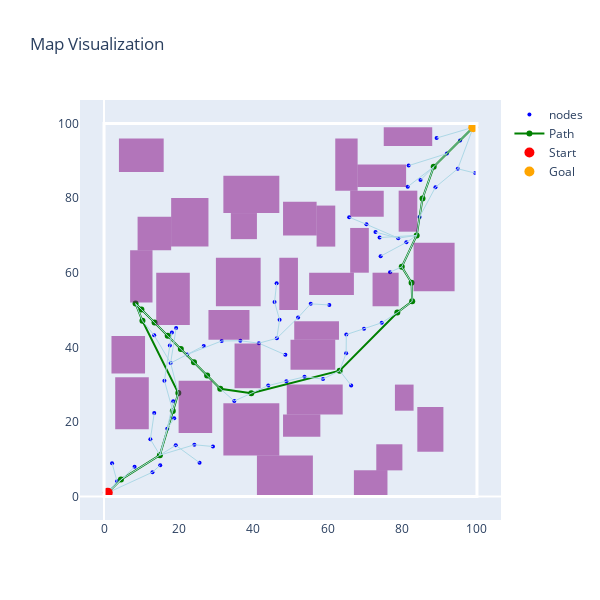

Notebook source saved alongside this figure:
### Code cell
visualize_map_shapes(multi_obs_map.grid, obs=multi_obs_map.obstacles, start=multi_obs_map.start, goal=multi_obs_map.goal,
                      path=result.path, nodes=list(map(lambda x: x.position, result.nodes)), edges=result.edges)

### Figure 1 — Plotly figure (JSON) as saved in the notebook; plotly's stock layout.template omitted (floating-point values rounded to 4 significant figures)
{"data": [{"marker": {"color": "blue", "size": 4}, "mode": "markers", "name": "nodes", "type": "scatter", "x": [1, 99, 4.536, 95.46, 91.93, 88.39, 84.86, 8.196, 12.98, 14.98, 19.23, 89.18, 99, 16.96, 18.44, 85.39, 81.67, 19.92, 24.23, 94.85, 84.6, 16.19, 17.86, 83.83, 22.3, 26.73, 78.88, 73.89, 99, 31.56, 29.21, 74.16, 81.44, 17.65, 13.45, 70.36, 76.69, 19.34, 18.2, 99, 65.74, 36.56, 25.62, 79.83, 72.79, 18.55, 1, 88.86, 99.53, 1, 15.07, 82.47, 99, 1, 41.51, 82.63, 46.34, 78.64, 74.46, 48.62, 69.71, 64.97, 47.07, 45.72, 18.81, 81.07, 64.92, 52.04, 2.154, 63.19, 99, 55.42, 58.72, 60.41, 46.28, 53.76, 66.26, 3.487, 13.47, 48.9, 44.03, 12.43, 39.48, 34.94, 10.3, 31.17, 8.46, 27.64, 24.12, 20.59, 17.07, 13.55, 10.02, 8.46], "y": [1, 99, 4.536, 95.46, 91.93, 88.39, 84.86, 7.942, 6.504, 11.09, 13.72, 96.11, 99, 18.18, 22.95, 79.89, 88.71, 27.73, 13.86, 87.87, 74.95, 31.06, 35.77, 70.01, 38.08, 40.38, 69.27, 69.42, 99, 41.7, 13.39, 64.43, 83.06, 40.48, 43.21, 72.97, 60.12, 45.18, 43.99, 99, 74.87, 41.75, 9.059, 61.57, 70.89, 25.55, 1, 82.92, 86.7, 1, 8.393, 57.32, 99, 1, 41.1, 52.33, 42.42, 49.31, 46.57, 37.97, 44.99, 43.41, 47.36, 52.18, 20.97, 68.13, 38.42, 47.97, 8.932, 33.72, 99, 51.65, 31.48, 51.35, 57.15, 32.08, 29.78, 4.097, 22.4, 30.92, 29.75, 15.33, 27.67, 25.6, 47.09, 28.88, 51.73, 32.43, 35.98, 39.52, 43.07, 46.62, 50.16, 51.73]}, {"line": {"color": "green"}, "marker": {"size": 6}, "mode": "lines+markers", "name": "Path", "type": "scatter", "x": [1, 4.536, 14.98, 18.44, 19.92, 10.3, 8.46, 10.02, 13.55, 17.07, 20.59, 24.12, 27.64, 31.17, 39.48, 63.19, 78.64, 82.63, 82.47, 79.83, 83.83, 85.39, 88.39, 99], "y": [1, 4.536, 11.09, 22.95, 27.73, 47.09, 51.73, 50.16, 46.62, 43.07, 39.52, 35.98, 32.43, 28.88, 27.67, 33.72, 49.31, 52.33, 57.32, 61.57, 70.01, 79.89, 88.39, 99]}, {"hoverinfo": "skip", "line": {"color": "lightblue", "width": 1}, "mode": "lines", "showlegend": false, "type": "scatter", "x": [1, 4.536], "y": [1, 4.536]}, {"hoverinfo": "skip", "line": {"color": "lightblue", "width": 1}, "mode": "lines", "showlegend": false, "type": "scatter", "x": [99, 95.46], "y": [99, 95.46]}, {"hoverinfo": "skip", "line": {"color": "lightblue", "width": 1}, "mode": "lines", "showlegend": false, "type": "scatter", "x": [95.46, 91.93], "y": [95.46, 91.93]}, {"hoverinfo": "skip", "line": {"color": "lightblue", "width": 1}, "mode": "lines", "showlegend": false, "type": "scatter", "x": [91.93, 88.39], "y": [91.93, 88.39]}, {"hoverinfo": "skip", "line": {"color": "lightblue", "width": 1}, "mode": "lines", "showlegend": false, "type": "scatter", "x": [88.39, 84.86], "y": [88.39, 84.86]}, {"hoverinfo": "skip", "line": {"color": "lightblue", "width": 1}, "mode": "lines", "showlegend": false, "type": "scatter", "x": [1, 8.196], "y": [1, 7.942]}, {"hoverinfo": "skip", "line": {"color": "lightblue", "width": 1}, "mode": "lines", "showlegend": false, "type": "scatter", "x": [1, 12.98], "y": [1, 6.504]}, {"hoverinfo": "skip", "line": {"color": "lightblue", "width": 1}, "mode": "lines", "showlegend": false, "type": "scatter", "x": [4.536, 14.98], "y": [4.536, 11.09]}, {"hoverinfo": "skip", "line": {"color": "lightblue", "width": 1}, "mode": "lines", "showlegend": false, "type": "scatter", "x": [14.98, 19.23], "y": [11.09, 13.72]}, {"hoverinfo": "skip", "line": {"color": "lightblue", "width": 1}, "mode": "lines", "showlegend": false, "type": "scatter", "x": [99, 89.18], "y": [99, 96.11]}, {"hoverinfo": "skip", "line": {"color": "lightblue", "width": 1}, "mode": "lines", "showlegend": false, "type": "scatter", "x": [99, 99], "y": [99, 99]}, {"hoverinfo": "skip", "line": {"color": "lightblue", "width": 1}, "mode": "lines", "showlegend": false, "type": "scatter", "x": [14.98, 16.96], "y": [11.09, 18.18]}, {"hoverinfo": "skip", "line": {"color": "lightblue", "width": 1}, "mode": "lines", "showlegend": false, "type": "scatter", "x": [14.98, 18.44], "y": [11.09, 22.95]}, {"hoverinfo": "skip", "line": {"color": "lightblue", "width": 1}, "mode": "lines", "showlegend": false, "type": "scatter", "x": [88.39, 85.39], "y": [88.39, 79.89]}, {"hoverinfo": "skip", "line": {"color": "lightblue", "width": 1}, "mode": "lines", "showlegend": false, "type": "scatter", "x": [91.93, 81.67], "y": [91.93, 88.71]}, {"hoverinfo": "skip", "line": {"color": "lightblue", "width": 1}, "mode": "lines", "showlegend": false, "type": "scatter", "x": [18.44, 19.92], "y": [22.95, 27.73]}, {"hoverinfo": "skip", "line": {"color": "lightblue", "width": 1}, "mode": "lines", "showlegend": false, "type": "scatter", "x": [14.98, 24.23], "y": [11.09, 13.86]}, {"hoverinfo": "skip", "line": {"color": "lightblue", "width": 1}, "mode": "lines", "showlegend": false, "type": "scatter", "x": [99, 94.85], "y": [99, 87.87]}, {"hoverinfo": "skip", "line": {"color": "lightblue", "width": 1}, "mode": "lines", "showlegend": false, "type": "scatter", "x": [18.44, 16.19], "y": [22.95, 31.06]}, {"hoverinfo": "skip", "line": {"color": "lightblue", "width": 1}, "mode": "lines", "showlegend": false, "type": "scatter", "x": [19.92, 17.86], "y": [27.73, 35.77]}, {"hoverinfo": "skip", "line": {"color": "lightblue", "width": 1}, "mode": "lines", "showlegend": false, "type": "scatter", "x": [85.39, 83.83], "y": [79.89, 70.01]}, {"hoverinfo": "skip", "line": {"color": "lightblue", "width": 1}, "mode": "lines", "showlegend": false, "type": "scatter", "x": [17.86, 22.3], "y": [35.77, 38.08]}, {"hoverinfo": "skip", "line": {"color": "lightblue", "width": 1}, "mode": "lines", "showlegend": false, "type": "scatter", "x": [22.3, 26.73], "y": [38.08, 40.38]}, {"hoverinfo": "skip", "line": {"color": "lightblue", "width": 1}, "mode": "lines", "showlegend": false, "type": "scatter", "x": [83.83, 78.88], "y": [70.01, 69.27]}, {"hoverinfo": "skip", "line": {"color": "lightblue", "width": 1}, "mode": "lines", "showlegend": false, "type": "scatter", "x": [83.83, 73.89], "y": [70.01, 69.42]}, {"hoverinfo": "skip", "line": {"color": "lightblue", "width": 1}, "mode": "lines", "showlegend": false, "type": "scatter", "x": [99, 99], "y": [99, 99]}, {"hoverinfo": "skip", "line": {"color": "lightblue", "width": 1}, "mode": "lines", "showlegend": false, "type": "scatter", "x": [22.3, 31.56], "y": [38.08, 41.7]}, {"hoverinfo": "skip", "line": {"color": "lightblue", "width": 1}, "mode": "lines", "showlegend": false, "type": "scatter", "x": [24.23, 29.21], "y": [13.86, 13.39]}, {"hoverinfo": "skip", "line": {"color": "lightblue", "width": 1}, "mode": "lines", "showlegend": false, "type": "scatter", "x": [88.39, 81.44], "y": [88.39, 83.06]}, {"hoverinfo": "skip", "line": {"color": "lightblue", "width": 1}, "mode": "lines", "showlegend": false, "type": "scatter", "x": [16.19, 17.65], "y": [31.06, 40.48]}, {"hoverinfo": "skip", "line": {"color": "lightblue", "width": 1}, "mode": "lines", "showlegend": false, "type": "scatter", "x": [17.86, 13.45], "y": [35.77, 43.21]}, {"hoverinfo": "skip", "line": {"color": "lightblue", "width": 1}, "mode": "lines", "showlegend": false, "type": "scatter", "x": [78.88, 70.36], "y": [69.27, 72.97]}, {"hoverinfo": "skip", "line": {"color": "lightblue", "width": 1}, "mode": "lines", "showlegend": false, "type": "scatter", "x": [17.86, 19.34], "y": [35.77, 45.18]}, {"hoverinfo": "skip", "line": {"color": "lightblue", "width": 1}, "mode": "lines", "showlegend": false, "type": "scatter", "x": [17.65, 18.2], "y": [40.48, 43.99]}, {"hoverinfo": "skip", "line": {"color": "lightblue", "width": 1}, "mode": "lines", "showlegend": false, "type": "scatter", "x": [99, 99], "y": [99, 99]}, {"hoverinfo": "skip", "line": {"color": "lightblue", "width": 1}, "mode": "lines", "showlegend": false, "type": "scatter", "x": [70.36, 65.74], "y": [72.97, 74.87]}, {"hoverinfo": "skip", "line": {"color": "lightblue", "width": 1}, "mode": "lines", "showlegend": false, "type": "scatter", "x": [31.56, 36.56], "y": [41.7, 41.75]}, {"hoverinfo": "skip", "line": {"color": "lightblue", "width": 1}, "mode": "lines", "showlegend": false, "type": "scatter", "x": [19.23, 25.62], "y": [13.72, 9.059]}, {"hoverinfo": "skip", "line": {"color": "lightblue", "width": 1}, "mode": "lines", "showlegend": false, "type": "scatter", "x": [83.83, 79.83], "y": [70.01, 61.57]}, {"hoverinfo": "skip", "line": {"color": "lightblue", "width": 1}, "mode": "lines", "showlegend": false, "type": "scatter", "x": [79.83, 76.69], "y": [61.57, 60.12]}, {"hoverinfo": "skip", "line": {"color": "lightblue", "width": 1}, "mode": "lines", "showlegend": false, "type": "scatter", "x": [78.88, 72.79], "y": [69.27, 70.89]}, {"hoverinfo": "skip", "line": {"color": "lightblue", "width": 1}, "mode": "lines", "showlegend": false, "type": "scatter", "x": [16.96, 18.55], "y": [18.18, 25.55]}, {"hoverinfo": "skip", "line": {"color": "lightblue", "width": 1}, "mode": "lines", "showlegend": false, "type": "scatter", "x": [1, 1], "y": [1, 1]}, {"hoverinfo": "skip", "line": {"color": "lightblue", "width": 1}, "mode": "lines", "showlegend": false, "type": "scatter", "x": [94.85, 88.86], "y": [87.87, 82.92]}, {"hoverinfo": "skip", "line": {"color": "lightblue", "width": 1}, "mode": "lines", "showlegend": false, "type": "scatter", "x": [88.86, 84.6], "y": [82.92, 74.95]}, {"hoverinfo": "skip", "line": {"color": "lightblue", "width": 1}, "mode": "lines", "showlegend": false, "type": "scatter", "x": [94.85, 99.53], "y": [87.87, 86.7]}, {"hoverinfo": "skip", "line": {"color": "lightblue", "width": 1}, "mode": "lines", "showlegend": false, "type": "scatter", "x": [1, 1], "y": [1, 1]}, {"hoverinfo": "skip", "line": {"color": "lightblue", "width": 1}, "mode": "lines", "showlegend": false, "type": "scatter", "x": [12.98, 15.07], "y": [6.504, 8.393]}, {"hoverinfo": "skip", "line": {"color": "lightblue", "width": 1}, "mode": "lines", "showlegend": false, "type": "scatter", "x": [79.83, 82.47], "y": [61.57, 57.32]}, {"hoverinfo": "skip", "line": {"color": "lightblue", "width": 1}, "mode": "lines", "showlegend": false, "type": "scatter", "x": [99, 99], "y": [99, 99]}, {"hoverinfo": "skip", "line": {"color": "lightblue", "width": 1}, "mode": "lines", "showlegend": false, "type": "scatter", "x": [1, 1], "y": [1, 1]}, {"hoverinfo": "skip", "line": {"color": "lightblue", "width": 1}, "mode": "lines", "showlegend": false, "type": "scatter", "x": [36.56, 41.51], "y": [41.75, 41.1]}, {"hoverinfo": "skip", "line": {"color": "lightblue", "width": 1}, "mode": "lines", "showlegend": false, "type": "scatter", "x": [82.47, 82.63], "y": [57.32, 52.33]}, {"hoverinfo": "skip", "line": {"color": "lightblue", "width": 1}, "mode": "lines", "showlegend": false, "type": "scatter", "x": [41.51, 46.34], "y": [41.1, 42.42]}, {"hoverinfo": "skip", "line": {"color": "lightblue", "width": 1}, "mode": "lines", "showlegend": false, "type": "scatter", "x": [82.63, 78.64], "y": [52.33, 49.31]}, {"hoverinfo": "skip", "line": {"color": "lightblue", "width": 1}, "mode": "lines", "showlegend": false, "type": "scatter", "x": [78.64, 74.46], "y": [49.31, 46.57]}, {"hoverinfo": "skip", "line": {"color": "lightblue", "width": 1}, "mode": "lines", "showlegend": false, "type": "scatter", "x": [41.51, 48.62], "y": [41.1, 37.97]}, {"hoverinfo": "skip", "line": {"color": "lightblue", "width": 1}, "mode": "lines", "showlegend": false, "type": "scatter", "x": [74.46, 69.71], "y": [46.57, 44.99]}, {"hoverinfo": "skip", "line": {"color": "lightblue", "width": 1}, "mode": "lines", "showlegend": false, "type": "scatter", "x": [69.71, 64.97], "y": [44.99, 43.41]}, {"hoverinfo": "skip", "line": {"color": "lightblue", "width": 1}, "mode": "lines", "showlegend": false, "type": "scatter", "x": [46.34, 47.07], "y": [42.42, 47.36]}, {"hoverinfo": "skip", "line": {"color": "lightblue", "width": 1}, "mode": "lines", "showlegend": false, "type": "scatter", "x": [47.07, 45.72], "y": [47.36, 52.18]}, {"hoverinfo": "skip", "line": {"color": "lightblue", "width": 1}, "mode": "lines", "showlegend": false, "type": "scatter", "x": [16.96, 18.81], "y": [18.18, 20.97]}, {"hoverinfo": "skip", "line": {"color": "lightblue", "width": 1}, "mode": "lines", "showlegend": false, "type": "scatter", "x": [83.83, 81.07], "y": [70.01, 68.13]}, {"hoverinfo": "skip", "line": {"color": "lightblue", "width": 1}, "mode": "lines", "showlegend": false, "type": "scatter", "x": [81.07, 74.16], "y": [68.13, 64.43]}, {"hoverinfo": "skip", "line": {"color": "lightblue", "width": 1}, "mode": "lines", "showlegend": false, "type": "scatter", "x": [64.97, 64.92], "y": [43.41, 38.42]}, {"hoverinfo": "skip", "line": {"color": "lightblue", "width": 1}, "mode": "lines", "showlegend": false, "type": "scatter", "x": [46.34, 52.04], "y": [42.42, 47.97]}, {"hoverinfo": "skip", "line": {"color": "lightblue", "width": 1}, "mode": "lines", "showlegend": false, "type": "scatter", "x": [64.92, 63.19], "y": [38.42, 33.72]}, {"hoverinfo": "skip", "line": {"color": "lightblue", "width": 1}, "mode": "lines", "showlegend": false, "type": "scatter", "x": [99, 99], "y": [99, 99]}, {"hoverinfo": "skip", "line": {"color": "lightblue", "width": 1}, "mode": "lines", "showlegend": false, "type": "scatter", "x": [52.04, 55.42], "y": [47.97, 51.65]}, {"hoverinfo": "skip", "line": {"color": "lightblue", "width": 1}, "mode": "lines", "showlegend": false, "type": "scatter", "x": [63.19, 58.72], "y": [33.72, 31.48]}, {"hoverinfo": "skip", "line": {"color": "lightblue", "width": 1}, "mode": "lines", "showlegend": false, "type": "scatter", "x": [55.42, 60.41], "y": [51.65, 51.35]}, {"hoverinfo": "skip", "line": {"color": "lightblue", "width": 1}, "mode": "lines", "showlegend": false, "type": "scatter", "x": [45.72, 46.28], "y": [52.18, 57.15]}, {"hoverinfo": "skip", "line": {"color": "lightblue", "width": 1}, "mode": "lines", "showlegend": false, "type": "scatter", "x": [58.72, 53.76], "y": [31.48, 32.08]}, {"hoverinfo": "skip", "line": {"color": "lightblue", "width": 1}, "mode": "lines", "showlegend": false, "type": "scatter", "x": [63.19, 66.26], "y": [33.72, 29.78]}, {"hoverinfo": "skip", "line": {"color": "lightblue", "width": 1}, "mode": "lines", "showlegend": false, "type": "scatter", "x": [1, 3.487], "y": [1, 4.097]}, {"hoverinfo": "skip", "line": {"color": "lightblue", "width": 1}, "mode": "lines", "showlegend": false, "type": "scatter", "x": [3.487, 2.154], "y": [4.097, 8.932]}, {"hoverinfo": "skip", "line": {"color": "lightblue", "width": 1}, "mode": "lines", "showlegend": false, "type": "scatter", "x": [53.76, 48.9], "y": [32.08, 30.92]}, {"hoverinfo": "skip", "line": {"color": "lightblue", "width": 1}, "mode": "lines", "showlegend": false, "type": "scatter", "x": [48.9, 44.03], "y": [30.92, 29.75]}, {"hoverinfo": "skip", "line": {"color": "lightblue", "width": 1}, "mode": "lines", "showlegend": false, "type": "scatter", "x": [14.98, 12.43], "y": [11.09, 15.33]}, {"hoverinfo": "skip", "line": {"color": "lightblue", "width": 1}, "mode": "lines", "showlegend": false, "type": "scatter", "x": [12.43, 13.47], "y": [15.33, 22.4]}, {"hoverinfo": "skip", "line": {"color": "lightblue", "width": 1}, "mode": "lines", "showlegend": false, "type": "scatter", "x": [44.03, 39.48], "y": [29.75, 27.67]}, {"hoverinfo": "skip", "line": {"color": "lightblue", "width": 1}, "mode": "lines", "showlegend": false, "type": "scatter", "x": [39.48, 34.94], "y": [27.67, 25.6]}, {"hoverinfo": "skip", "line": {"color": "lightblue", "width": 1}, "mode": "lines", "showlegend": false, "type": "scatter", "x": [13.45, 10.3], "y": [43.21, 47.09]}, {"hoverinfo": "skip", "line": {"color": "lightblue", "width": 1}, "mode": "lines", "showlegend": false, "type": "scatter", "x": [34.94, 31.17], "y": [25.6, 28.88]}, {"hoverinfo": "skip", "line": {"color": "lightblue", "width": 1}, "mode": "lines", "showlegend": false, "type": "scatter", "x": [10.3, 8.46], "y": [47.09, 51.73]}, {"hoverinfo": "skip", "line": {"color": "lightblue", "width": 1}, "mode": "lines", "showlegend": false, "type": "scatter", "x": [31.17, 27.64], "y": [28.88, 32.43]}, {"hoverinfo": "skip", "line": {"color": "lightblue", "width": 1}, "mode": "lines", "showlegend": false, "type": "scatter", "x": [27.64, 24.12], "y": [32.43, 35.98]}, {"hoverinfo": "skip", "line": {"color": "lightblue", "width": 1}, "mode": "lines", "showlegend": false, "type": "scatter", "x": [24.12, 20.59], "y": [35.98, 39.52]}, {"hoverinfo": "skip", "line": {"color": "lightblue", "width": 1}, "mode": "lines", "showlegend": false, "type": "scatter", "x": [20.59, 17.07], "y": [39.52, 43.07]}, {"hoverinfo": "skip", "line": {"color": "lightblue", "width": 1}, "mode": "lines", "showlegend": false, "type": "scatter", "x": [17.07, 13.55], "y": [43.07, 46.62]}, {"hoverinfo": "skip", "line": {"color": "lightblue", "width": 1}, "mode": "lines", "showlegend": false, "type": "scatter", "x": [13.55, 10.02], "y": [46.62, 50.16]}, {"hoverinfo": "skip", "line": {"color": "lightblue", "width": 1}, "mode": "lines", "showlegend": false, "type": "scatter", "x": [10.02, 8.46], "y": [50.16, 51.73]}, {"marker": {"color": "red", "size": 10}, "mode": "markers", "name": "Start", "type": "scatter", "x": [1], "y": [1]}, {"marker": {"color": "orange", "size": 10}, "mode": "markers", "name": "Goal", "type": "scatter", "x": [99], "y": [99]}], "layout": {"height": 600, "shapes": [{"fillcolor": "purple", "line": {"width": 0}, "opacity": 0.5, "type": "rect", "x0": 48, "x1": 57, "y0": 70, "y1": 79}, {"fillcolor": "purple", "line": {"width": 0}, "opacity": 0.5, "type": "rect", "x0": 47, "x1": 52, "y0": 50, "y1": 64}, {"fillcolor": "purple", "line": {"width": 0}, "opacity": 0.5, "type": "rect", "x0": 79, "x1": 84, "y0": 71, "y1": 82}, {"fillcolor": "purple", "line": {"width": 0}, "opacity": 0.5, "type": "rect", "x0": 35, "x1": 42, "y0": 29, "y1": 41}, {"fillcolor": "purple", "line": {"width": 0}, "opacity": 0.5, "type": "rect", "x0": 18, "x1": 28, "y0": 67, "y1": 80}, {"fillcolor": "purple", "line": {"width": 0}, "opacity": 0.5, "type": "rect", "x0": 66, "x1": 75, "y0": 75, "y1": 82}, {"fillcolor": "purple", "line": {"width": 0}, "opacity": 0.5, "type": "rect", "x0": 68, "x1": 81, "y0": 83, "y1": 89}, {"fillcolor": "purple", "line": {"width": 0}, "opacity": 0.5, "type": "rect", "x0": 55, "x1": 67, "y0": 54, "y1": 60}, {"fillcolor": "purple", "line": {"width": 0}, "opacity": 0.5, "type": "rect", "x0": 49, "x1": 64, "y0": 22, "y1": 30}, {"fillcolor": "purple", "line": {"width": 0}, "opacity": 0.5, "type": "rect", "x0": 32, "x1": 47, "y0": 76, "y1": 86}, {"fillcolor": "purple", "line": {"width": 0}, "opacity": 0.5, "type": "rect", "x0": 41, "x1": 56, "y0": 0, "y1": 11}, {"fillcolor": "purple", "line": {"width": 0}, "opacity": 0.5, "type": "rect", "x0": 51, "x1": 63, "y0": 42, "y1": 47}, {"fillcolor": "purple", "line": {"width": 0}, "opacity": 0.5, "type": "rect", "x0": 14, "x1": 23, "y0": 46, "y1": 60}, {"fillcolor": "purple", "line": {"width": 0}, "opacity": 0.5, "type": "rect", "x0": 84, "x1": 91, "y0": 12, "y1": 24}, {"fillcolor": "purple", "line": {"width": 0}, "opacity": 0.5, "type": "rect", "x0": 20, "x1": 29, "y0": 17, "y1": 31}, {"fillcolor": "purple", "line": {"width": 0}, "opacity": 0.5, "type": "rect", "x0": 3, "x1": 12, "y0": 18, "y1": 32}, {"fillcolor": "purple", "line": {"width": 0}, "opacity": 0.5, "type": "rect", "x0": 9, "x1": 18, "y0": 66, "y1": 75}, {"fillcolor": "purple", "line": {"width": 0}, "opacity": 0.5, "type": "rect", "x0": 73, "x1": 80, "y0": 7, "y1": 14}, {"fillcolor": "purple", "line": {"width": 0}, "opacity": 0.5, "type": "rect", "x0": 32, "x1": 47, "y0": 11, "y1": 25}, {"fillcolor": "purple", "line": {"width": 0}, "opacity": 0.5, "type": "rect", "x0": 83, "x1": 94, "y0": 55, "y1": 68}, {"fillcolor": "purple", "line": {"width": 0}, "opacity": 0.5, "type": "rect", "x0": 30, "x1": 42, "y0": 51, "y1": 64}, {"fillcolor": "purple", "line": {"width": 0}, "opacity": 0.5, "type": "rect", "x0": 50, "x1": 62, "y0": 34, "y1": 42}, {"fillcolor": "purple", "line": {"width": 0}, "opacity": 0.5, "type": "rect", "x0": 34, "x1": 41, "y0": 69, "y1": 76}, {"fillcolor": "purple", "line": {"width": 0}, "opacity": 0.5, "type": "rect", "x0": 4, "x1": 16, "y0": 87, "y1": 96}, {"fillcolor": "purple", "line": {"width": 0}, "opacity": 0.5, "type": "rect", "x0": 78, "x1": 83, "y0": 23, "y1": 30}, {"fillcolor": "purple", "line": {"width": 0}, "opacity": 0.5, "type": "rect", "x0": 72, "x1": 79, "y0": 51, "y1": 60}, {"fillcolor": "purple", "line": {"width": 0}, "opacity": 0.5, "type": "rect", "x0": 48, "x1": 58, "y0": 16, "y1": 22}, {"fillcolor": "purple", "line": {"width": 0}, "opacity": 0.5, "type": "rect", "x0": 75, "x1": 88, "y0": 94, "y1": 99}, {"fillcolor": "purple", "line": {"width": 0}, "opacity": 0.5, "type": "rect", "x0": 62, "x1": 68, "y0": 82, "y1": 96}, {"fillcolor": "purple", "line": {"width": 0}, "opacity": 0.5, "type": "rect", "x0": 57, "x1": 62, "y0": 67, "y1": 78}, {"fillcolor": "purple", "line": {"width": 0}, "opacity": 0.5, "type": "rect", "x0": 2, "x1": 11, "y0": 33, "y1": 43}, {"fillcolor": "purple", "line": {"width": 0}, "opacity": 0.5, "type": "rect", "x0": 67, "x1": 76, "y0": 0, "y1": 7}, {"fillcolor": "purple", "line": {"width": 0}, "opacity": 0.5, "type": "rect", "x0": 28, "x1": 39, "y0": 42, "y1": 50}, {"fillcolor": "purple", "line": {"width": 0}, "opacity": 0.5, "type": "rect", "x0": 66, "x1": 71, "y0": 60, "y1": 72}, {"fillcolor": "purple", "line": {"width": 0}, "opacity": 0.5, "type": "rect", "x0": 7, "x1": 13, "y0": 52, "y1": 66}, {"fillcolor": "rgba(0,0,0,0)", "layer": "above", "line": {"color": "white", "width": 3}, "type": "rect", "x0": 0, "x1": 100, "y0": 0, "y1": 100}], "title": {"text": "Map Visualization"}, "width": 600, "xaxis": {"scaleanchor": "y", "showgrid": false}, "yaxis": {"showgrid": false}}}
